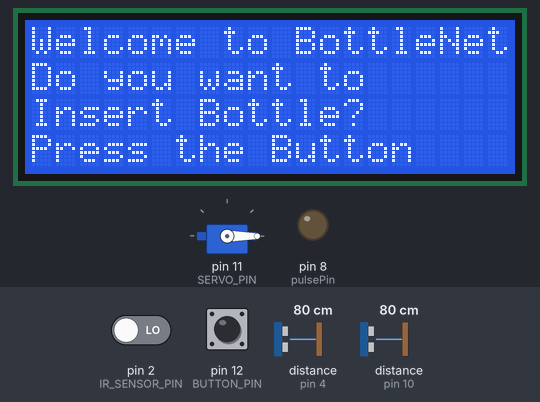
The sketch below on a simulated Arduino Uno, built with avr-gcc and run on an emulated ATmega328P. Parts: 20×4 character LCD, servo, output pins drawn as LEDs (lit = HIGH). Wiring (inferred from the names in the program): ultrasonic range finder: trigger pin 3; echo pin 4. Inputs (shaded band) come from the test bench; at power-on: pin 12 (BUTTON_PIN) HIGH, distance to the obstacle (sensors on pin 4, pin 10) 80 cm, pin 2 (IR_SENSOR_PIN) LOW. The echo pulse lasts 58.3 µs per cm; the modem accepts every AT command (registered, SIM ready, sends succeed) and sends nothing else; pins used as bus, display or sensor lines are not drawn; what the sketch prints to the serial monitor is not drawn.

Above: at 11.3 s.
11.4 s: pin 12 (BUTTON_PIN) pulled LOW for 0.6 s
At 12.5 s:
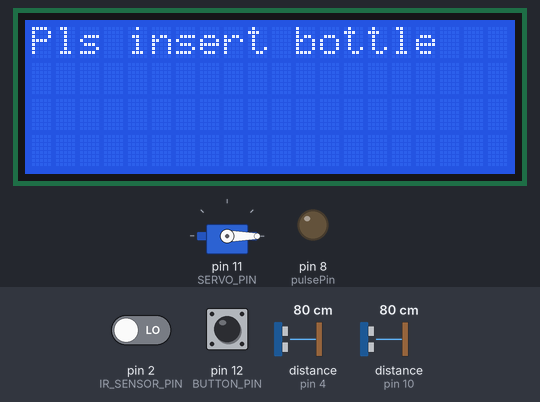
At 13.2 s:
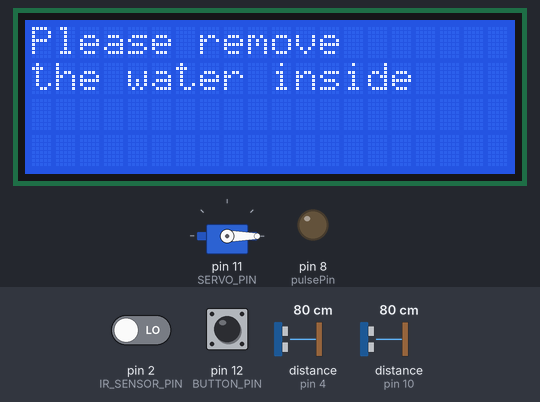
15.0 s: distance to the obstacle (sensor on pin 4) set to 2 cm
Timing chart, 0 to 18.0 s (numbered marks = the images above; inputs shaded):
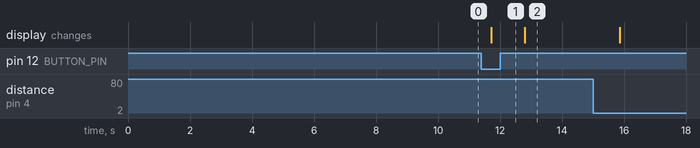

Measured:
- after the input at 11.4 s, the display: changes after 0.31 s (image 1)

The sketch:

Joan_BottleNet_ToBeTested_NewFramework.ino
```cpp
#include <Wire.h>
#include <LiquidCrystal_I2C.h>
#include <Servo.h>
#include <SoftwareSerial.h>

// ======================
// Hardware Configuration
// ======================
// Bin Ultrasonic Sensor
const int BIN_TRIG_PIN = 3;
const int BIN_ECHO_PIN = 4;
const float BIN_FULL_THRESHOLD = 10.0; // cm or less means bin is full

// SIM900A
#define SIM_RX_PIN 7
#define SIM_TX_PIN 6
SoftwareSerial sim900(SIM_RX_PIN, SIM_TX_PIN);

// LCD
LiquidCrystal_I2C lcd(0x27, 20, 4);  // Change to 0x3F if not working

// Servo
Servo gateServo;
const int pulsePin = 8;
const int SERVO_PIN = 11;
const int SERVO_OPEN_ANGLE = 180;
const int SERVO_CLOSED_ANGLE = 0;

// Sensors
const int IR_SENSOR_PIN = 2;
const int CAP_SENSOR_PIN = A0;
const int TRIG_PIN = 9;
const int ECHO_PIN = 10;

// Button
const int BUTTON_PIN = 12;

// =================
// System Parameters
// =================
const float SMALL_MAX = 15.0;
const float MEDIUM_MAX = 25.0;
const int CAP_WATER_THRESHOLD = 500;
const float SENSOR_HEIGHT = 40.0;  // distance from sensor to surface
bool systemActive = false;
bool binNotified = false;

// ======================
// Setup
// ======================
void setup() {
  Serial.begin(9600);
  sim900.begin(9600);
  lcd.begin();
  lcd.backlight();

  pinMode(BUTTON_PIN, INPUT_PULLUP);
  pinMode(IR_SENSOR_PIN, INPUT);
  pinMode(pulsePin, OUTPUT);
  pinMode(TRIG_PIN, OUTPUT);
  pinMode(ECHO_PIN, INPUT);
  pinMode(BIN_TRIG_PIN, OUTPUT);
  pinMode(BIN_ECHO_PIN, INPUT);

  gateServo.attach(SERVO_PIN);
  gateServo.write(SERVO_CLOSED_ANGLE);

  showWelcomeScreen();
  initializeSIM900();
}

// ======================
// Main Loop
// ======================
void loop() {
  if (digitalRead(BUTTON_PIN) == LOW && !systemActive) {
    systemActive = true;
    lcd.clear();
    lcd.setCursor(0, 0);
    lcd.print("Pls insert bottle");
    Serial.println("[System] Waiting for bottle...");
    delay(1000);
  }

  if (systemActive && digitalRead(IR_SENSOR_PIN) == LOW) {
    Serial.println("[Sensor] Bottle detected!");

    float distance = readDistance(TRIG_PIN, ECHO_PIN);
    int capValue = analogRead(CAP_SENSOR_PIN);

    String bottleSize = classifyBottle(distance);
    bool isDry = capValue < CAP_WATER_THRESHOLD;

    Serial.print("[Ultrasonic] Distance: ");
    Serial.print(distance);
    Serial.println(" cm");
    Serial.print("[Cap Sensor] Value: ");
    Serial.println(capValue);
    Serial.print("[Size] ");
    Serial.println(bottleSize);
    Serial.print("[Water] ");
    Serial.println(isDry ? "Dry" : "Wet");

    if (isDry) {
      lcd.clear();
      lcd.setCursor(0, 0);
      lcd.print("Accepted Bottle:");
      lcd.setCursor(0, 1);
      lcd.print(bottleSize);
      sendPulse(bottleSize);
      delay(3000);
    } else {
      lcd.clear();
      lcd.setCursor(0, 0);
      lcd.print("Please remove");
      lcd.setCursor(0, 1);
      lcd.print("the water inside");
      Serial.println("[System] Bottle rejected due to water.");
      delay(3000);
    }

    showWelcomeScreen();
    systemActive = false;
  }

  // Bin Monitoring
  float binDistance = readDistance(BIN_TRIG_PIN, BIN_ECHO_PIN);
  if (binDistance <= BIN_FULL_THRESHOLD && !binNotified) {
    Serial.println("[Bin] Bin is full! Sending SMS...");
    sendSMS("+639473732949", "The Bin is Full.");
    binNotified = true;
  }

  delay(500); // Reduce CPU usage
}

// ======================
// Helper Functions
// ======================
void showWelcomeScreen() {
  lcd.clear();
  lcd.setCursor(0, 0);
  lcd.print("Welcome to BottleNet");
  lcd.setCursor(0, 1);
  lcd.print("Do you want to");
  lcd.setCursor(0, 2);
  lcd.print("Insert Bottle?");
  lcd.setCursor(0, 3);
  lcd.print("Press the Button");
  Serial.println("[LCD] Welcome screen displayed.");
}

float readDistance(int trigPin, int echoPin) {
  digitalWrite(trigPin, LOW);
  delayMicroseconds(2);
  digitalWrite(trigPin, HIGH);
  delayMicroseconds(10);
  digitalWrite(trigPin, LOW);

  float duration = pulseIn(echoPin, HIGH);
  return duration * 0.0343 / 2;
}

String classifyBottle(float distance) {
  float level = SENSOR_HEIGHT - distance;
  if (level <= SMALL_MAX) return "Small";
  else if (level <= MEDIUM_MAX) return "Medium";
  else return "Large";
}

void sendPulse(String size) {
  int pulses = (size == "Small") ? 1 : (size == "Medium") ? 2 : 3;

  for (int i = 0; i < pulses; i++) {
    digitalWrite(pulsePin, HIGH);
    delay(500);
    digitalWrite(pulsePin, LOW);
    delay(500);
  }
  Serial.print("[Pulse] Sent ");
  Serial.print(pulses);
  Serial.println(" pulse(s).");
}

void initializeSIM900() {
  Serial.println("Initializing SIM900A...");
  sendATCommand("AT", "OK");
  sendATCommand("AT+CMGF=1", "OK");
  sendATCommand("AT+CSQ", "");
  sendATCommand("AT+CCID", "");
  sendATCommand("AT+COPS?", "");
}

void sendSMS(String number, String message) {
  sim900.println("AT+CMGS=\"" + number + "\"");
  delay(2000);
  sim900.print(message);
  sim900.write(26); // Ctrl+Z
  delay(5000);
  Serial.println("[SMS] Sent: " + message);
  while (sim900.available()) {
    Serial.write(sim900.read());
  }
}

void sendATCommand(String command, String expectedResponse) {
  sim900.println(command);
  delay(1000);
  while (sim900.available()) {
    String response = sim900.readString();
    Serial.println("AT Response: " + response);
    if (expectedResponse != "" && response.indexOf(expectedResponse) == -1) {
      Serial.println("⚠️ Unexpected response.");
    }
  }
}
```
